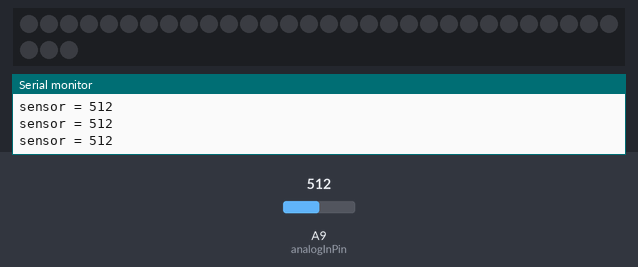
The sketch below on a simulated Arduino Mega 2560, built with avr-gcc and run on an emulated ATmega2560. Parts: 33 RGB LEDs in strip order, left to right, continuing on the next row, the last lines printed to the serial monitor. The test bench sets the inputs (shaded band); at power-on: A9 (analogInPin) = 512.

Above: at 1.2 s.
1.3 s: A9 (analogInPin) set to 301
4.3 s: A9 (analogInPin) set to 282
At 4.79 s:
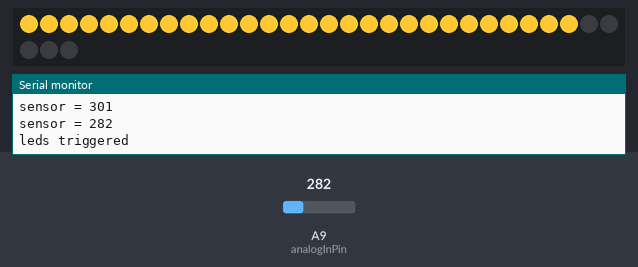
6.7 s: A9 (analogInPin) set to 150
At 7.57 s:
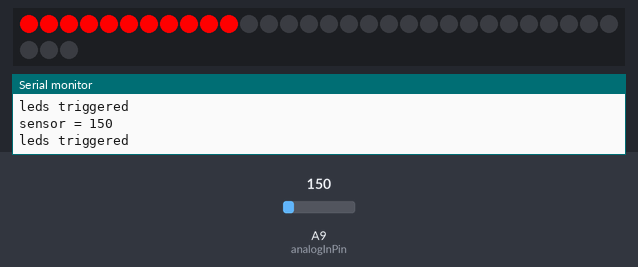
At 10.6 s:
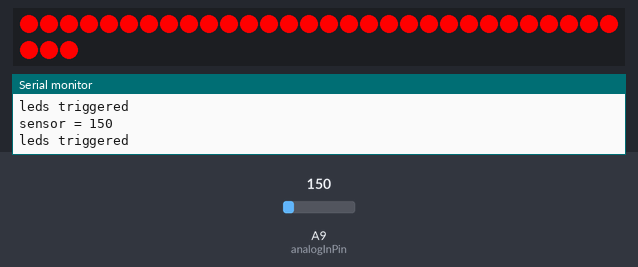
Timing chart, 0 to 12.1 s (numbered marks = the images above; inputs shaded):
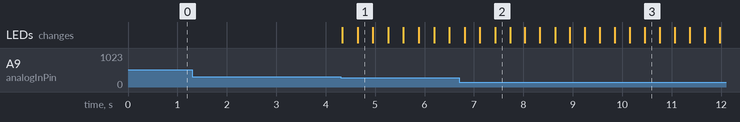

The sketch:

RIGHT_SHOE.ino
```cpp
#include <Adafruit_NeoPixel.h>

const int analogInPin = A9;  // Analog input pin that the potentiometer is attached to
Adafruit_NeoPixel strip = Adafruit_NeoPixel(33, 6, NEO_GRB + NEO_KHZ800);
int sensorValue = 0;        // value read from the pot

const int numReadings = 20;

int readings[numReadings];      // the readings from the analog input
int readIndex = 0;              // the index of the current reading
int total = 0;                  // the running total
int average = 0;                // the average

void setup() {
  // initialize serial communications at 9600 bps:
  Serial.begin(9600);
  pinMode(9, INPUT_PULLUP);
  strip.begin();
  strip.show(); // Initialize all pixels to 'off'

  for (int thisReading = 0; thisReading < numReadings; thisReading++) {
    readings[thisReading] = 0;
  }

}

void loop() {
  // read the analog in value:
  sensorValue = analogRead(analogInPin);
  // print the results to the serial monitor:
  Serial.print("sensor = " );
  Serial.println(sensorValue);

  // subtract the last reading:
  total = total - readings[readIndex];
  // read from the sensor:
  readings[readIndex] = sensorValue;
  // add the reading to the total:
  total = total + readings[readIndex];
  // advance to the next position in the array:
  readIndex = readIndex + 1;

  // if we're at the end of the array...
  if (readIndex >= numReadings) {
    // ...wrap around to the beginning:
    readIndex = 0;
  }

  // calculate the average:
  average = total / numReadings;
  /*Serial.print("average = " );
  Serial.println(average);
  int redValue = map(average,127,40,0,255);
  Serial.print("scaled = " );
  Serial.println(redValue);

  for (uint16_t i = 0; i < strip.numPixels(); i++) {
    strip.setPixelColor(i, strip.Color(0,0,0));
    strip.show();
  }
  delay(10);*/
  if (sensorValue < 290 && sensorValue > 260) {
    Serial.println("leds triggered");
    colorWipe(strip.Color(255, 200, 50), 10);
    colorWipe(strip.Color(0, 0, 0), 10);
    }
    else if (sensorValue < 260 && sensorValue > 250) {
    Serial.println("leds triggered");
    colorWipe(strip.Color(255, 51, 153), 5);
    colorWipe(strip.Color(0, 0, 0), 3);
    }
    else if (sensorValue < 250 && sensorValue > 240) {
    Serial.println("leds triggered");
    colorWipe(strip.Color(255, 0, 127), 5);
    colorWipe(strip.Color(0, 0, 0), 3);
    }
    else if (sensorValue < 240 && sensorValue > 230) {
    Serial.println("leds triggered");
    colorWipe(strip.Color(102, 255, 255), 5);
    colorWipe(strip.Color(0, 0, 0), 3);
    }
    else if (sensorValue < 230 && sensorValue > 220) {
    Serial.println("leds triggered");
    colorWipe(strip.Color(0, 76, 153), 5);
    colorWipe(strip.Color(0, 0, 0), 3);
    }
    else if (sensorValue < 220 && sensorValue > 210) {
    Serial.println("leds triggered");
    colorWipe(strip.Color(255, 178, 102), 5);
    colorWipe(strip.Color(0, 0, 0), 3);
    }
    else if (sensorValue < 210 && sensorValue > 200) {
    Serial.println("leds triggered");
    colorWipe(strip.Color(255, 153, 153), 5);
    colorWipe(strip.Color(0, 0, 0), 3);
    }
    else if (sensorValue < 200 && sensorValue > 190) {
    Serial.println("leds triggered");
    colorWipe(strip.Color(153, 0, 76), 5);
    colorWipe(strip.Color(0, 0, 0), 3);
    }
    else if (sensorValue < 190 && sensorValue > 180) {
    Serial.println("leds triggered");
    colorWipe(strip.Color(255, 128, 0), 5);
    colorWipe(strip.Color(0, 0, 0), 3);
    }
    else if (sensorValue < 180 && sensorValue > 170) {
    Serial.println("leds triggered");
    colorWipe(strip.Color(0, 102, 102), 5);
    colorWipe(strip.Color(0, 0, 0), 3);
    }
    else if (sensorValue < 170 && sensorValue > 160) {
    Serial.println("leds triggered");
    colorWipe(strip.Color(250, 20, 147), 5);
    colorWipe(strip.Color(0, 0, 0), 3);
    }
    else if (sensorValue < 160) {
    Serial.println("leds triggered");
    colorWipe(strip.Color(255, 0, 0), 5);
    colorWipe(strip.Color(0, 0, 0), 3);
    }
}


void colorWipe(uint32_t c, uint8_t wait) {
  for (uint16_t i = 0; i < strip.numPixels(); i++) {
    strip.setPixelColor(i, c);
    strip.show();
    delay(wait);
  }
}
```

Measured:
- the behaviour switches between 290 and 289 on A9 (analogInPin) (found by bisection; images 0 and 1)
- after the input at 4.3 s, the LEDs: first change at once (image 1 shows a later state)
- after the input at 6.7 s, the LEDs: first differ from a run without the input after 0.73 s (image 2)
